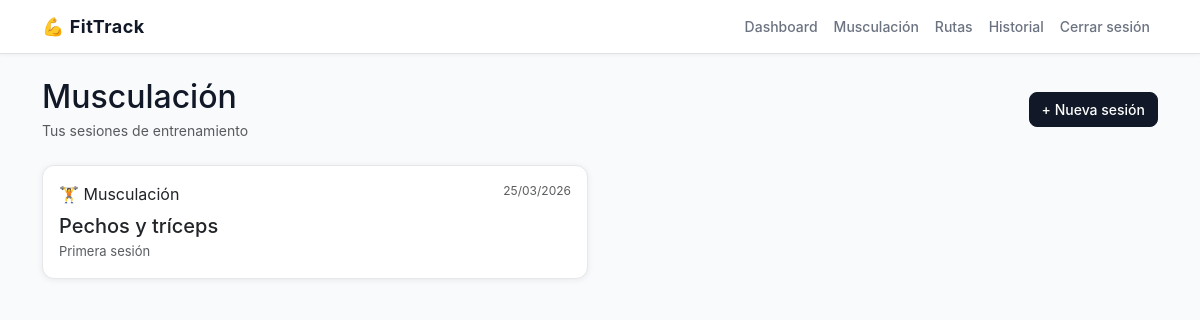
Page /musculacion/ (signed in) on the earlier database version.
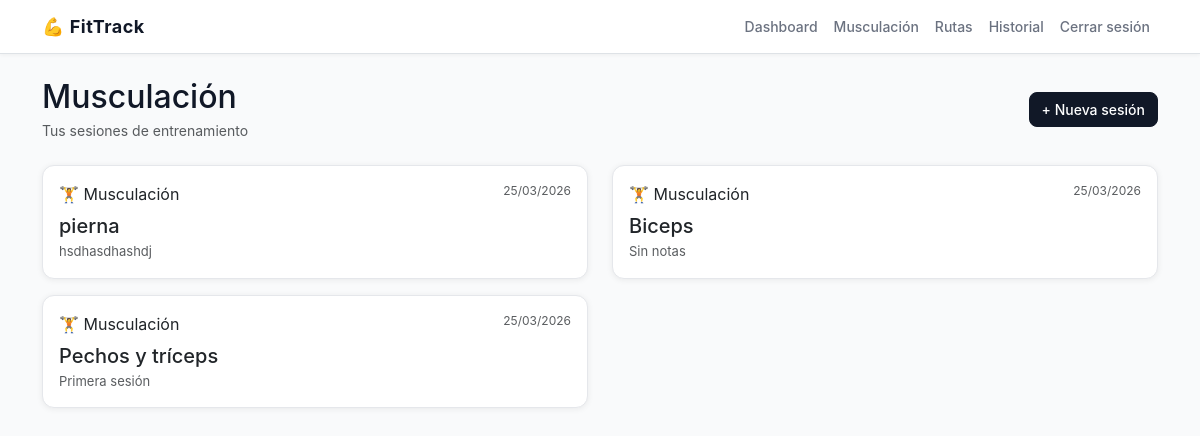
Same page on the later database version.
### app/models.py (models this page shows)
class SesionMusculacion(db.Model):
    __tablename__ = 'sesiones_musculacion'
    id = db.Column(db.Integer, primary_key=True)
    usuario_id = db.Column(db.Integer, db.ForeignKey('usuarios.id'), nullable=False)
    fecha = db.Column(db.DateTime, default=datetime.utcnow)
    nombre = db.Column(db.String(100), nullable=False)
    notas = db.Column(db.Text)
    ejercicios = db.relationship('Ejercicio', backref='sesion', lazy=True)

### app/blueprints/musculacion.py (the view)
@musculacion_bp.route('/')
@login_required
def index():
    sesiones = SesionMusculacion.query.filter_by(
        usuario_id=current_user.id
    ).order_by(SesionMusculacion.fecha.desc()).all()
    return render_template('musculacion.html', sesiones=sesiones)

### app/models.py (called while the page is built)
@login_manager.user_loader
def load_user(user_id):
    return Usuario.query.get(int(user_id))

### app/templates/musculacion.html (shortened to what this page needs)
{% extends 'base.html' %}
{% block content %}
<div class="row mb-4">
    <div class="col-12 d-flex justify-content-between align-items-center">
        <div>
            <h2 class="mb-1">Musculación</h2>
            <p class="text-muted mb-0" style="font-size:14px">Tus sesiones de entrenamiento</p>
        </div>
        <a href="{{ url_for('musculacion.nueva_sesion') }}" class="btn btn-dark">+ Nueva sesión</a>
    </div>
</div>
<div class="row">
    {% if sesiones %}
        {% for sesion in sesiones %}
        <div class="col-md-6 mb-3">
            <div class="card p-3">
                <div class="d-flex justify-content-between align-items-start">
                    <div>
                        <span class="badge-tipo badge-musculacion mb-2 d-inline-block">🏋️ Musculación</span>
                        <h5 class="mb-1">{{ sesion.nombre }}</h5>
                        <p class="text-muted mb-0" style="font-size:13px">{{ sesion.notas or 'Sin notas' }}</p>
                    </div>
                    <span class="text-muted" style="font-size:12px">{{ sesion.fecha.strftime('%d/%m/%Y') }}</span>
                </div>
            </div>
        </div>
        {% endfor %}
    {% endif %}
</div>
{% endblock %}

Differences in the rows shown:
added SesionMusculacion: nombre "pierna", notas "hsdhasdhashdj", fecha "25/03/2026"
added SesionMusculacion: nombre "Biceps", notas "Sin notas", fecha "25/03/2026"
